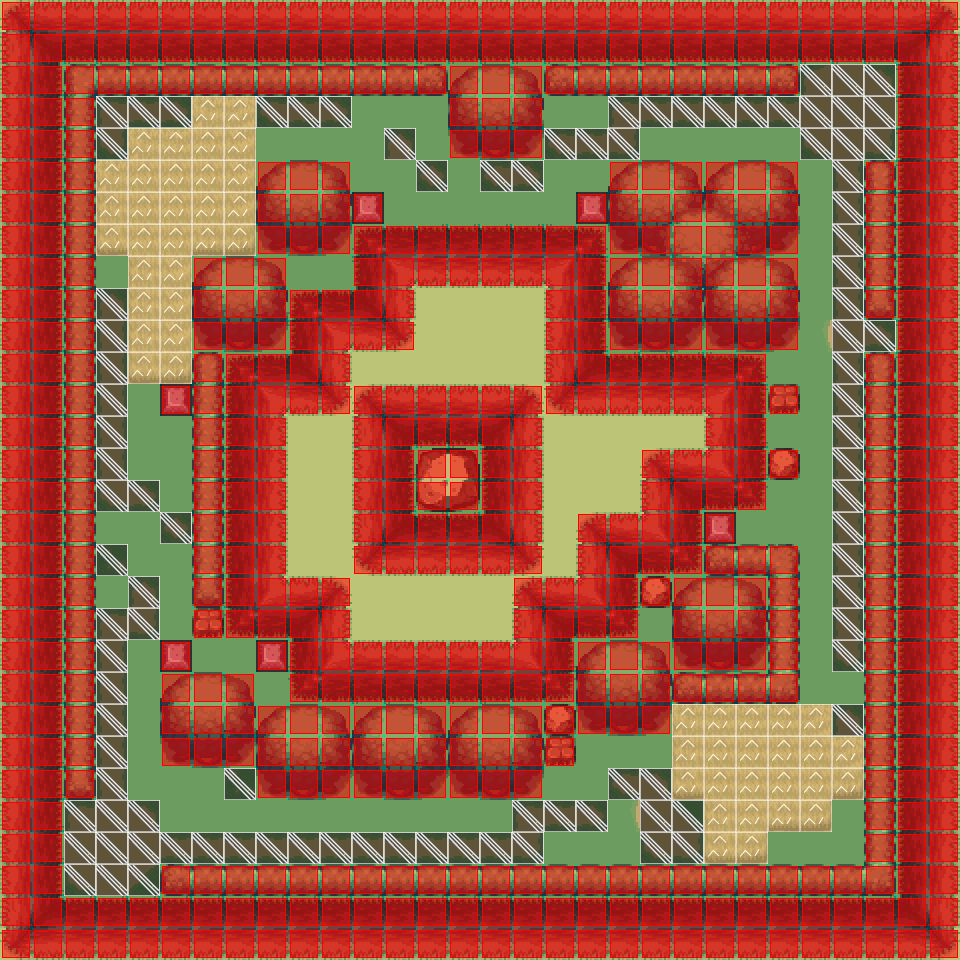

The image is a tile-based game level rendered from a .tmx file. Its description and source (layers, tilesets, objects; grid data summarised) follow:
An orthogonal 30x30 tile map with 32x32 px tiles, 5 tile layers (set, Mask, Ground, Fringe, ...), 4 tilesets.

<map version="1.0" orientation="orthogonal" width="30" height="30" tilewidth="32" tileheight="32">
 <tileset firstgid="1" source="map_tiles.tsx" />
 <tileset firstgid="33" source="tiles32_sea_of_trees.tsx" />
 <tileset firstgid="2081" source="sets.tsx" />
 <tileset firstgid="2209" source="rules.tsx" />
 <layer name="set" width="30" height="30">
  <data>[900 cells, 900 non-empty, 8 distinct tile ids]</data>
 </layer>
 <layer name="Mask" width="30" height="30">
  <data>[900 cells, 18 non-empty, 2 distinct tile ids]</data>
 </layer>
 <layer name="Ground" width="30" height="30">
  <data>[900 cells, 899 non-empty, 69 distinct tile ids]</data>
 </layer>
 <layer name="Fringe" width="30" height="30">
  <data>[900 cells, 237 non-empty, 33 distinct tile ids]</data>
 </layer>
 <layer name="Collision" width="30" height="30">
  <data>[900 cells, 753 non-empty, 3 distinct tile ids]</data>
 </layer>
</map>
